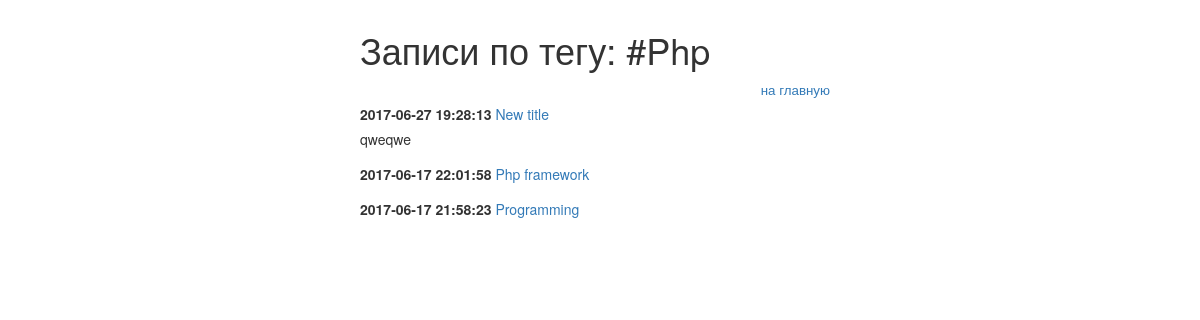
The app's page /include/posttotag.php?tag=Php with its own data.
### tables this page shows
CREATE TABLE `post` (
  `post_id` bigint(20) UNSIGNED NOT NULL,
  `post_title` varchar(255) DEFAULT NULL,
  `post_min_text` text,
  `post_text` text,
  `post_create_datetime` datetime DEFAULT NULL,
  `post_update_datetime` timestamp NULL DEFAULT NULL
);

### include/db.php (called while the page is built, shortened)
<?php
try {
    $link = new PDO('mysql:host=localhost;dbname=blog', 'rudim', '123');
} catch (PDOException $e) {
    print "Error!: " . $e->getMessage() . "<br/>";
    die();
}
if($_GET['tag']) {
    $gettag = $_GET['tag'];
    $select_post_tag = $link ->query("SELECT tag_id FROM tag WHERE tag_title = '$gettag'");
    if (!$select_post_tag) {
        echo "PDO::errorInfo():";
        print_r($link->errorInfo());
    } else $insert_tag_id = $select_post_tag->fetchAll();
    $tag_id_for_post = $insert_tag_id[0][0];
    $select_posts_for_tag = $link ->query("SELECT post.* from post LEFT JOIN post_to_tag USING (post_id) WHERE post_to_tag.tag_id = '$tag_id_for_post' ORDER BY post.post_create_datetime DESC");
    $result_posts_for_tag = $select_posts_for_tag ->fetchAll(PDO::FETCH_ASSOC);
}

### include/posttotag.php (the view, shortened to what this page needs)
<?php
require_once 'db.php';
?>
<!DOCTYPE html>
<html lang="ru">
	<head>
		<link rel="stylesheet" href="../css/bootstrap.css">
		<link rel="stylesheet" href="../css/styless.css">
	</head>
	<body>
		<div id="wrapper">
			<h1>Записи по тегу: <?="#".$_GET['tag']; ?></h1>
			<p class="nav">
				<a href="../index.php">на главную</a>
			</p>
            <?php for($i=0;$i<count($result_posts_for_tag);$i++):?>
			<div class="note">
				<p>
					<span class="date"><?=$result_posts_for_tag[$i]['post_create_datetime'];?></span>
					<a href="../note.php?id=<?=$result_posts_for_tag[$i]['post_id']?>"><?=$result_posts_for_tag[$i]['post_title'];?></a>
				</p>
				<p>
					<?=$result_posts_for_tag[$i]['post_min_text'];?>
				</p>
			</div>
            <?php endfor;
            ?>
		</div>
	</body>
</html>

### css/styless.css (style rules this page uses)
#wrapper { width: 500px; margin: 0px auto; padding: 10px; text-align: justify; }
#wrapper > div { margin-bottom: 15px; }
#wrapper p { margin-bottom: 5px; }
.date { font-weight: bold; }
.nav { text-align: right; padding-right: 10px; font-size: 10pt; }

### records on screen
post: post_create_datetime "2017-06-27 19:28:13", post_title "New title", post_min_text "qweqwe"
post: post_create_datetime "2017-06-17 22:01:58", post_title "Php framework"
post: post_create_datetime "2017-06-17 21:58:23", post_title "Programming"

### other values on screen
$_GET['tag'] "Php"
